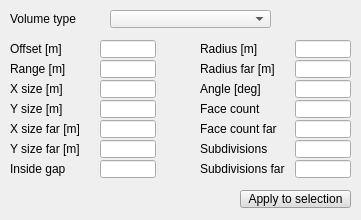
<?xml version="1.0" encoding="UTF-8"?>
<ui version="4.0">
 <class>CQDlgDetectionVolume</class>
 <widget class="QDialog" name="CQDlgDetectionVolume">
  <property name="geometry">
   <rect>
    <x>0</x>
    <y>0</y>
    <width>361</width>
    <height>220</height>
   </rect>
  </property>
  <property name="windowTitle">
   <string>Detection Volume Properties</string>
  </property>
  <property name="locale">
   <locale language="English" country="UnitedStates"/>
  </property>
  <widget class="QLabel" name="label">
   <property name="geometry">
    <rect>
     <x>10</x>
     <y>10</y>
     <width>91</width>
     <height>18</height>
    </rect>
   </property>
   <property name="text">
    <string>Volume type</string>
   </property>
  </widget>
  <widget class="QComboBox" name="qqType">
   <property name="geometry">
    <rect>
     <x>110</x>
     <y>10</y>
     <width>161</width>
     <height>18</height>
    </rect>
   </property>
  </widget>
  <widget class="QToolButton" name="qqApplyAll">
   <property name="geometry">
    <rect>
     <x>240</x>
     <y>190</y>
     <width>111</width>
     <height>18</height>
    </rect>
   </property>
   <property name="palette">
    <palette>
     <active>
      <colorrole role="WindowText">
       <brush brushstyle="SolidPattern">
        <color alpha="255">
         <red>0</red>
         <green>0</green>
         <blue>0</blue>
        </color>
       </brush>
      </colorrole>
      <colorrole role="Button">
       <brush brushstyle="SolidPattern">
        <color alpha="255">
         <red>220</red>
         <green>220</green>
         <blue>220</blue>
        </color>
       </brush>
      </colorrole>
      <colorrole role="Light">
       <brush brushstyle="SolidPattern">
        <color alpha="255">
         <red>255</red>
         <green>255</green>
         <blue>255</blue>
        </color>
       </brush>
      </colorrole>
      <colorrole role="Midlight">
       <brush brushstyle="SolidPattern">
        <color alpha="255">
         <red>237</red>
         <green>237</green>
         <blue>237</blue>
        </color>
       </brush>
      </colorrole>
      <colorrole role="Dark">
       <brush brushstyle="SolidPattern">
        <color alpha="255">
         <red>110</red>
         <green>110</green>
         <blue>110</blue>
        </color>
       </brush>
      </colorrole>
      <colorrole role="Mid">
       <brush brushstyle="SolidPattern">
        <color alpha="255">
         <red>147</red>
         <green>147</green>
         <blue>147</blue>
        </color>
       </brush>
      </colorrole>
      <colorrole role="Text">
       <brush brushstyle="SolidPattern">
        <color alpha="255">
         <red>0</red>
         <green>0</green>
         <blue>0</blue>
        </color>
       </brush>
      </colorrole>
      <colorrole role="BrightText">
       <brush brushstyle="SolidPattern">
        <color alpha="255">
         <red>255</red>
         <green>255</green>
         <blue>255</blue>
        </color>
       </brush>
      </colorrole>
      <colorrole role="ButtonText">
       <brush brushstyle="SolidPattern">
        <color alpha="255">
         <red>0</red>
         <green>0</green>
         <blue>0</blue>
        </color>
       </brush>
      </colorrole>
      <colorrole role="Base">
       <brush brushstyle="SolidPattern">
        <color alpha="255">
         <red>255</red>
         <green>255</green>
         <blue>255</blue>
        </color>
       </brush>
      </colorrole>
      <colorrole role="Window">
       <brush brushstyle="SolidPattern">
        <color alpha="255">
         <red>220</red>
         <green>220</green>
         <blue>220</blue>
        </color>
       </brush>
      </colorrole>
      <colorrole role="Shadow">
       <brush brushstyle="SolidPattern">
        <color alpha="255">
         <red>0</red>
         <green>0</green>
         <blue>0</blue>
        </color>
       </brush>
      </colorrole>
      <colorrole role="AlternateBase">
       <brush brushstyle="SolidPattern">
        <color alpha="255">
         <red>237</red>
         <green>237</green>
         <blue>237</blue>
        </color>
       </brush>
      </colorrole>
      <colorrole role="ToolTipBase">
       <brush brushstyle="SolidPattern">
        <color alpha="255">
         <red>255</red>
         <green>255</green>
         <blue>220</blue>
        </color>
       </brush>
      </colorrole>
      <colorrole role="ToolTipText">
       <brush brushstyle="SolidPattern">
        <color alpha="255">
         <red>0</red>
         <green>0</green>
         <blue>0</blue>
        </color>
       </brush>
      </colorrole>
     </active>
     <inactive>
      <colorrole role="WindowText">
       <brush brushstyle="SolidPattern">
        <color alpha="255">
         <red>0</red>
         <green>0</green>
         <blue>0</blue>
        </color>
       </brush>
      </colorrole>
      <colorrole role="Button">
       <brush brushstyle="SolidPattern">
        <color alpha="255">
         <red>220</red>
         <green>220</green>
         <blue>220</blue>
        </color>
       </brush>
      </colorrole>
      <colorrole role="Light">
       <brush brushstyle="SolidPattern">
        <color alpha="255">
         <red>255</red>
         <green>255</green>
         <blue>255</blue>
        </color>
       </brush>
      </colorrole>
      <colorrole role="Midlight">
       <brush brushstyle="SolidPattern">
        <color alpha="255">
         <red>237</red>
         <green>237</green>
         <blue>237</blue>
        </color>
       </brush>
      </colorrole>
      <colorrole role="Dark">
       <brush brushstyle="SolidPattern">
        <color alpha="255">
         <red>110</red>
         <green>110</green>
         <blue>110</blue>
        </color>
       </brush>
      </colorrole>
      <colorrole role="Mid">
       <brush brushstyle="SolidPattern">
        <color alpha="255">
         <red>147</red>
         <green>147</green>
         <blue>147</blue>
        </color>
       </brush>
      </colorrole>
      <colorrole role="Text">
       <brush brushstyle="SolidPattern">
        <color alpha="255">
         <red>0</red>
         <green>0</green>
         <blue>0</blue>
        </color>
       </brush>
      </colorrole>
      <colorrole role="BrightText">
       <brush brushstyle="SolidPattern">
        <color alpha="255">
         <red>255</red>
         <green>255</green>
         <blue>255</blue>
        </color>
       </brush>
      </colorrole>
      <colorrole role="ButtonText">
       <brush brushstyle="SolidPattern">
        <color alpha="255">
         <red>0</red>
         <green>0</green>
         <blue>0</blue>
        </color>
       </brush>
      </colorrole>
      <colorrole role="Base">
       <brush brushstyle="SolidPattern">
        <color alpha="255">
         <red>255</red>
         <green>255</green>
         <blue>255</blue>
        </color>
       </brush>
      </colorrole>
      <colorrole role="Window">
       <brush brushstyle="SolidPattern">
        <color alpha="255">
         <red>220</red>
         <green>220</green>
         <blue>220</blue>
        </color>
       </brush>
      </colorrole>
      <colorrole role="Shadow">
       <brush brushstyle="SolidPattern">
        <color alpha="255">
         <red>0</red>
         <green>0</green>
         <blue>0</blue>
        </color>
       </brush>
      </colorrole>
      <colorrole role="AlternateBase">
       <brush brushstyle="SolidPattern">
        <color alpha="255">
         <red>237</red>
         <green>237</green>
         <blue>237</blue>
        </color>
       </brush>
      </colorrole>
      <colorrole role="ToolTipBase">
       <brush brushstyle="SolidPattern">
        <color alpha="255">
         <red>255</red>
         <green>255</green>
         <blue>220</blue>
        </color>
       </brush>
      </colorrole>
      <colorrole role="ToolTipText">
       <brush brushstyle="SolidPattern">
        <color alpha="255">
         <red>0</red>
         <green>0</green>
         <blue>0</blue>
        </color>
       </brush>
      </colorrole>
     </inactive>
     <disabled>
      <colorrole role="WindowText">
       <brush brushstyle="SolidPattern">
        <color alpha="255">
         <red>110</red>
         <green>110</green>
         <blue>110</blue>
        </color>
       </brush>
      </colorrole>
      <colorrole role="Button">
       <brush brushstyle="SolidPattern">
        <color alpha="255">
         <red>220</red>
         <green>220</green>
         <blue>220</blue>
        </color>
       </brush>
      </colorrole>
      <colorrole role="Light">
       <brush brushstyle="SolidPattern">
        <color alpha="255">
         <red>255</red>
         <green>255</green>
         <blue>255</blue>
        </color>
       </brush>
      </colorrole>
      <colorrole role="Midlight">
       <brush brushstyle="SolidPattern">
        <color alpha="255">
         <red>237</red>
         <green>237</green>
         <blue>237</blue>
        </color>
       </brush>
      </colorrole>
      <colorrole role="Dark">
       <brush brushstyle="SolidPattern">
        <color alpha="255">
         <red>110</red>
         <green>110</green>
         <blue>110</blue>
        </color>
       </brush>
      </colorrole>
      <colorrole role="Mid">
       <brush brushstyle="SolidPattern">
        <color alpha="255">
         <red>147</red>
         <green>147</green>
         <blue>147</blue>
        </color>
       </brush>
      </colorrole>
      <colorrole role="Text">
       <brush brushstyle="SolidPattern">
        <color alpha="255">
         <red>110</red>
         <green>110</green>
         <blue>110</blue>
        </color>
       </brush>
      </colorrole>
      <colorrole role="BrightText">
       <brush brushstyle="SolidPattern">
        <color alpha="255">
         <red>255</red>
         <green>255</green>
         <blue>255</blue>
        </color>
       </brush>
      </colorrole>
      <colorrole role="ButtonText">
       <brush brushstyle="SolidPattern">
        <color alpha="255">
         <red>110</red>
         <green>110</green>
         <blue>110</blue>
        </color>
       </brush>
      </colorrole>
      <colorrole role="Base">
       <brush brushstyle="SolidPattern">
        <color alpha="255">
         <red>220</red>
         <green>220</green>
         <blue>220</blue>
        </color>
       </brush>
      </colorrole>
      <colorrole role="Window">
       <brush brushstyle="SolidPattern">
        <color alpha="255">
         <red>220</red>
         <green>220</green>
         <blue>220</blue>
        </color>
       </brush>
      </colorrole>
      <colorrole role="Shadow">
       <brush brushstyle="SolidPattern">
        <color alpha="255">
         <red>0</red>
         <green>0</green>
         <blue>0</blue>
        </color>
       </brush>
      </colorrole>
      <colorrole role="AlternateBase">
       <brush brushstyle="SolidPattern">
        <color alpha="255">
         <red>220</red>
         <green>220</green>
         <blue>220</blue>
        </color>
       </brush>
      </colorrole>
      <colorrole role="ToolTipBase">
       <brush brushstyle="SolidPattern">
        <color alpha="255">
         <red>255</red>
         <green>255</green>
         <blue>220</blue>
        </color>
       </brush>
      </colorrole>
      <colorrole role="ToolTipText">
       <brush brushstyle="SolidPattern">
        <color alpha="255">
         <red>0</red>
         <green>0</green>
         <blue>0</blue>
        </color>
       </brush>
      </colorrole>
     </disabled>
    </palette>
   </property>
   <property name="focusPolicy">
    <enum>Qt::StrongFocus</enum>
   </property>
   <property name="text">
    <string>Apply to selection</string>
   </property>
  </widget>
  <widget class="QLineEdit" name="qqRadius">
   <property name="geometry">
    <rect>
     <x>295</x>
     <y>40</y>
     <width>56</width>
     <height>18</height>
    </rect>
   </property>
  </widget>
  <widget class="QLabel" name="label_7">
   <property name="geometry">
    <rect>
     <x>10</x>
     <y>80</y>
     <width>81</width>
     <height>18</height>
    </rect>
   </property>
   <property name="text">
    <string>X size [m]</string>
   </property>
  </widget>
  <widget class="QLineEdit" name="qqSubdivisionsFar">
   <property name="geometry">
    <rect>
     <x>295</x>
     <y>160</y>
     <width>56</width>
     <height>18</height>
    </rect>
   </property>
  </widget>
  <widget class="QLabel" name="label_3">
   <property name="geometry">
    <rect>
     <x>200</x>
     <y>40</y>
     <width>91</width>
     <height>18</height>
    </rect>
   </property>
   <property name="text">
    <string>Radius [m]</string>
   </property>
  </widget>
  <widget class="QLabel" name="label_2">
   <property name="geometry">
    <rect>
     <x>10</x>
     <y>40</y>
     <width>81</width>
     <height>18</height>
    </rect>
   </property>
   <property name="text">
    <string>Offset [m]</string>
   </property>
  </widget>
  <widget class="QLabel" name="label_9">
   <property name="geometry">
    <rect>
     <x>10</x>
     <y>100</y>
     <width>81</width>
     <height>18</height>
    </rect>
   </property>
   <property name="text">
    <string>Y size [m]</string>
   </property>
  </widget>
  <widget class="QLabel" name="label_8">
   <property name="geometry">
    <rect>
     <x>200</x>
     <y>100</y>
     <width>91</width>
     <height>18</height>
    </rect>
   </property>
   <property name="text">
    <string>Face count</string>
   </property>
  </widget>
  <widget class="QLabel" name="label_14">
   <property name="geometry">
    <rect>
     <x>10</x>
     <y>160</y>
     <width>81</width>
     <height>18</height>
    </rect>
   </property>
   <property name="text">
    <string>Inside gap</string>
   </property>
  </widget>
  <widget class="QLineEdit" name="qqSubdivisions">
   <property name="geometry">
    <rect>
     <x>295</x>
     <y>140</y>
     <width>56</width>
     <height>18</height>
    </rect>
   </property>
  </widget>
  <widget class="QLabel" name="label_4">
   <property name="geometry">
    <rect>
     <x>200</x>
     <y>60</y>
     <width>91</width>
     <height>18</height>
    </rect>
   </property>
   <property name="text">
    <string>Radius far [m]</string>
   </property>
  </widget>
  <widget class="QLineEdit" name="qqFaceCount">
   <property name="geometry">
    <rect>
     <x>295</x>
     <y>100</y>
     <width>56</width>
     <height>18</height>
    </rect>
   </property>
  </widget>
  <widget class="QLineEdit" name="qqSizeY">
   <property name="geometry">
    <rect>
     <x>100</x>
     <y>100</y>
     <width>56</width>
     <height>18</height>
    </rect>
   </property>
  </widget>
  <widget class="QLineEdit" name="qqSizeX">
   <property name="geometry">
    <rect>
     <x>100</x>
     <y>80</y>
     <width>56</width>
     <height>18</height>
    </rect>
   </property>
  </widget>
  <widget class="QLabel" name="label_12">
   <property name="geometry">
    <rect>
     <x>200</x>
     <y>140</y>
     <width>91</width>
     <height>18</height>
    </rect>
   </property>
   <property name="text">
    <string>Subdivisions</string>
   </property>
  </widget>
  <widget class="QLabel" name="label_11">
   <property name="geometry">
    <rect>
     <x>200</x>
     <y>120</y>
     <width>91</width>
     <height>18</height>
    </rect>
   </property>
   <property name="text">
    <string>Face count far</string>
   </property>
  </widget>
  <widget class="QLineEdit" name="qqInsideGap">
   <property name="geometry">
    <rect>
     <x>100</x>
     <y>160</y>
     <width>56</width>
     <height>18</height>
    </rect>
   </property>
  </widget>
  <widget class="QLabel" name="label_5">
   <property name="geometry">
    <rect>
     <x>10</x>
     <y>60</y>
     <width>81</width>
     <height>18</height>
    </rect>
   </property>
   <property name="text">
    <string>Range [m]</string>
   </property>
  </widget>
  <widget class="QLineEdit" name="qqOffset">
   <property name="geometry">
    <rect>
     <x>100</x>
     <y>40</y>
     <width>56</width>
     <height>18</height>
    </rect>
   </property>
  </widget>
  <widget class="QLineEdit" name="qqRange">
   <property name="geometry">
    <rect>
     <x>100</x>
     <y>60</y>
     <width>56</width>
     <height>18</height>
    </rect>
   </property>
  </widget>
  <widget class="QLineEdit" name="qqSizeFarY">
   <property name="geometry">
    <rect>
     <x>100</x>
     <y>140</y>
     <width>56</width>
     <height>18</height>
    </rect>
   </property>
  </widget>
  <widget class="QLineEdit" name="qqFaceCountFar">
   <property name="geometry">
    <rect>
     <x>295</x>
     <y>120</y>
     <width>56</width>
     <height>18</height>
    </rect>
   </property>
  </widget>
  <widget class="QLineEdit" name="qqAngle">
   <property name="geometry">
    <rect>
     <x>295</x>
     <y>80</y>
     <width>56</width>
     <height>18</height>
    </rect>
   </property>
  </widget>
  <widget class="QLineEdit" name="qqSizeFarX">
   <property name="geometry">
    <rect>
     <x>100</x>
     <y>120</y>
     <width>56</width>
     <height>18</height>
    </rect>
   </property>
  </widget>
  <widget class="QLabel" name="label_6">
   <property name="geometry">
    <rect>
     <x>200</x>
     <y>80</y>
     <width>91</width>
     <height>18</height>
    </rect>
   </property>
   <property name="text">
    <string>Angle [deg]</string>
   </property>
  </widget>
  <widget class="QLabel" name="label_15">
   <property name="geometry">
    <rect>
     <x>200</x>
     <y>160</y>
     <width>91</width>
     <height>18</height>
    </rect>
   </property>
   <property name="text">
    <string>Subdivisions far</string>
   </property>
  </widget>
  <widget class="QLabel" name="label_10">
   <property name="geometry">
    <rect>
     <x>10</x>
     <y>120</y>
     <width>81</width>
     <height>18</height>
    </rect>
   </property>
   <property name="text">
    <string>X size far [m]</string>
   </property>
  </widget>
  <widget class="QLabel" name="label_13">
   <property name="geometry">
    <rect>
     <x>10</x>
     <y>140</y>
     <width>81</width>
     <height>18</height>
    </rect>
   </property>
   <property name="text">
    <string>Y size far [m]</string>
   </property>
  </widget>
  <widget class="QLineEdit" name="qqRadiusFar">
   <property name="geometry">
    <rect>
     <x>295</x>
     <y>60</y>
     <width>56</width>
     <height>18</height>
    </rect>
   </property>
  </widget>
 </widget>
 <tabstops>
  <tabstop>qqType</tabstop>
  <tabstop>qqOffset</tabstop>
  <tabstop>qqRadius</tabstop>
  <tabstop>qqRange</tabstop>
  <tabstop>qqRadiusFar</tabstop>
  <tabstop>qqSizeX</tabstop>
  <tabstop>qqAngle</tabstop>
  <tabstop>qqSizeY</tabstop>
  <tabstop>qqFaceCount</tabstop>
  <tabstop>qqSizeFarX</tabstop>
  <tabstop>qqFaceCountFar</tabstop>
  <tabstop>qqSizeFarY</tabstop>
  <tabstop>qqSubdivisions</tabstop>
  <tabstop>qqInsideGap</tabstop>
  <tabstop>qqSubdivisionsFar</tabstop>
  <tabstop>qqApplyAll</tabstop>
 </tabstops>
 <resources/>
 <connections/>
</ui>
